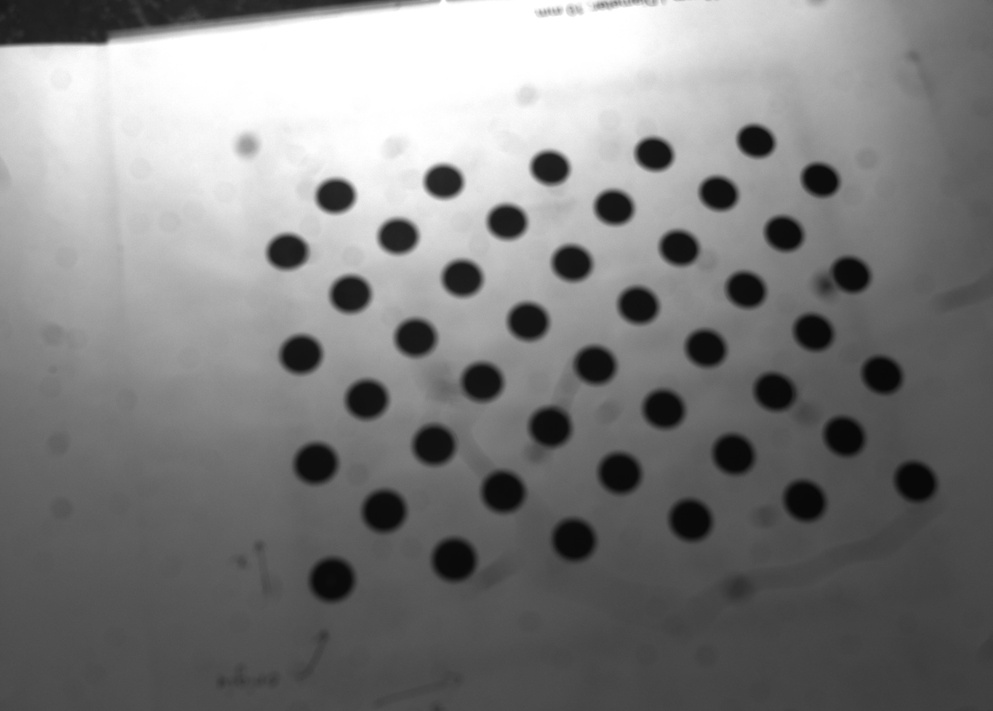
#> input picture VisionVer11/Mycamera/AsymmetricCircle/11.jpg, 993 x 711 px, shrunk from 3839 x 2748 before the run, found by its file name
$ python watershed.py
#> lines starting #> are read from the running program, lines starting #| are printed output that depends on the picture; after the words box and inside, x2 and y2 are one past the last pixel; in counts of white or black regions, pixels touching at a corner belong together
import cv2
import numpy as np

img = cv2.imread('D:\Code\Python_Code\WeldingRobot\Mycamera\Laser/11.jpg')
#> img is the input picture: shape (711, 993, 3); min 6, max 255, mean 127.2
gray = cv2.cvtColor(img, cv2.COLOR_BGR2GRAY)
cv2.imshow('image', gray)

ret, thresh = cv2.threshold(gray, 0, 255, cv2.THRESH_BINARY + cv2.THRESH_OTSU)
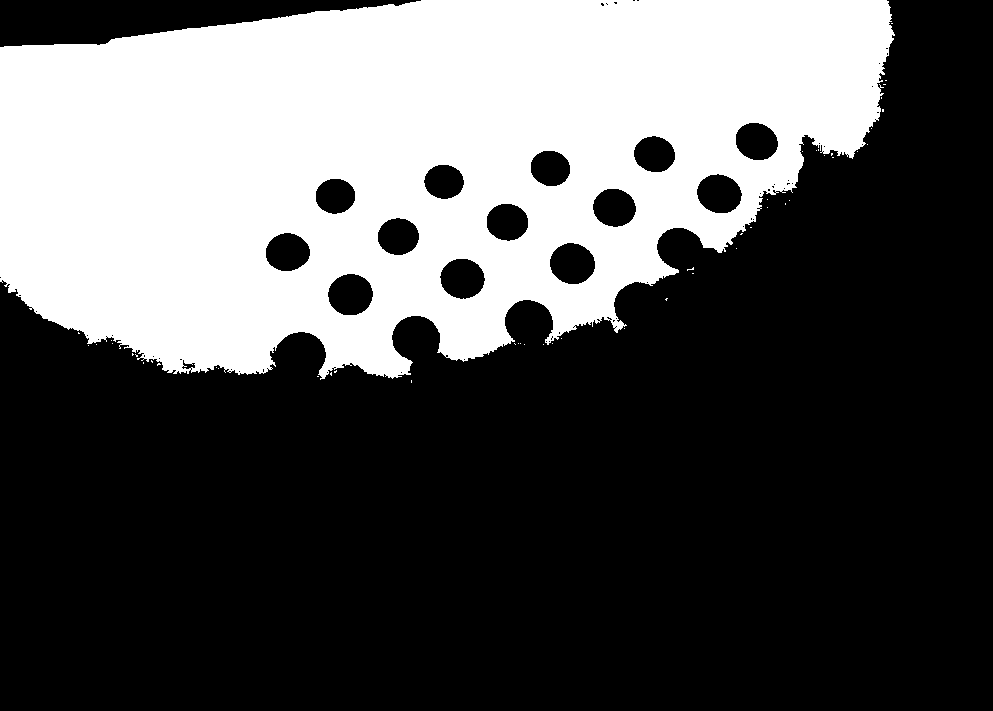
#> thresh: shape (711, 993); 34% white; 49 white regions (48 under 20 px), largest, box (x1, y1, x2, y2) and area: (0, 0, 895, 380) 240268
#> ret = 146

# noise removal
kernel = np.ones((3,3), np.uint8)
opening = cv2.morphologyEx(thresh, cv2.MORPH_OPEN, kernel, iterations = 1)
#> opening: shape (711, 993); 33.9% white; 2 white regions, box (x1, y1, x2, y2) and area: (0, 0, 894, 379) 239498, (612, 321, 624, 332) 86
# cv2.imshow('Open', opening)

# sure background area
sure_bg = cv2.dilate(opening, kernel, iterations = 1)
#> sure_bg: shape (711, 993); 34.6% white; 1 white region, box (x1, y1, x2, y2) and area: (0, 0, 895, 380) 244331
cv2.imshow('dilated', sure_bg)

# Finding sure foreground area
dist_transform = cv2.distanceTransform(opening, cv2.DIST_L2, 5)
ret, sure_fg = cv2.threshold(dist_transform,0.85*dist_transform.max(),255,0)
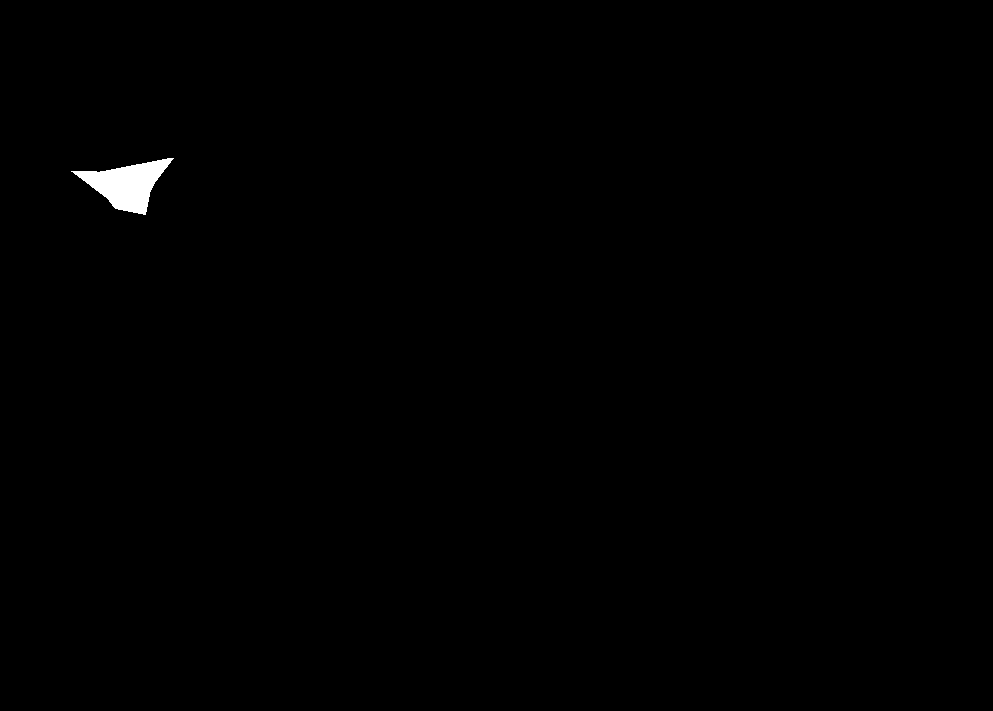
#> sure_fg: shape (711, 993) float32; 0.39% white; 1 white region, box (x1, y1, x2, y2) and area: (71, 158, 174, 215) 2725
#> ret = 127.1

# Finding unknown region
sure_fg = np.uint8(sure_fg)
unknown = np.subtract(sure_bg, sure_fg)
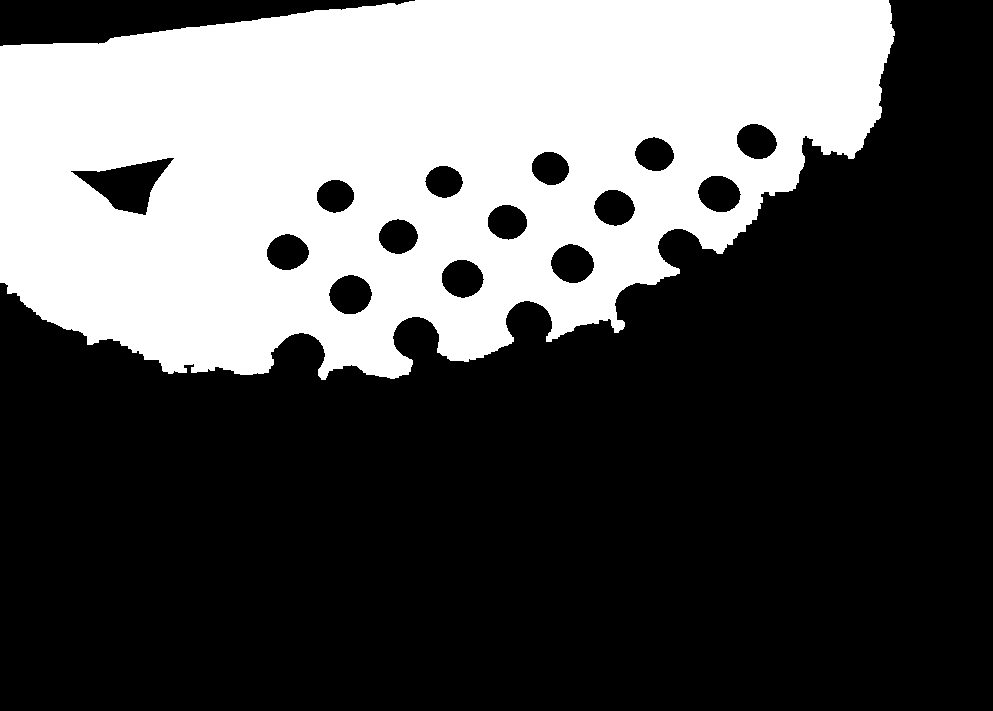
#> unknown: shape (711, 993); 34.2% white; 1 white region, box (x1, y1, x2, y2) and area: (0, 0, 895, 380) 241606

cv2.imshow('unknown', unknown)

# Marker labelling
ret, markers = cv2.connectedComponents(sure_fg)
#> ret = 2
# print(markers)

## Add one so that sure background is not 0, but 1
markers = markers + 1

## Making the unknown area as 0
markers[unknown == 255] = 0
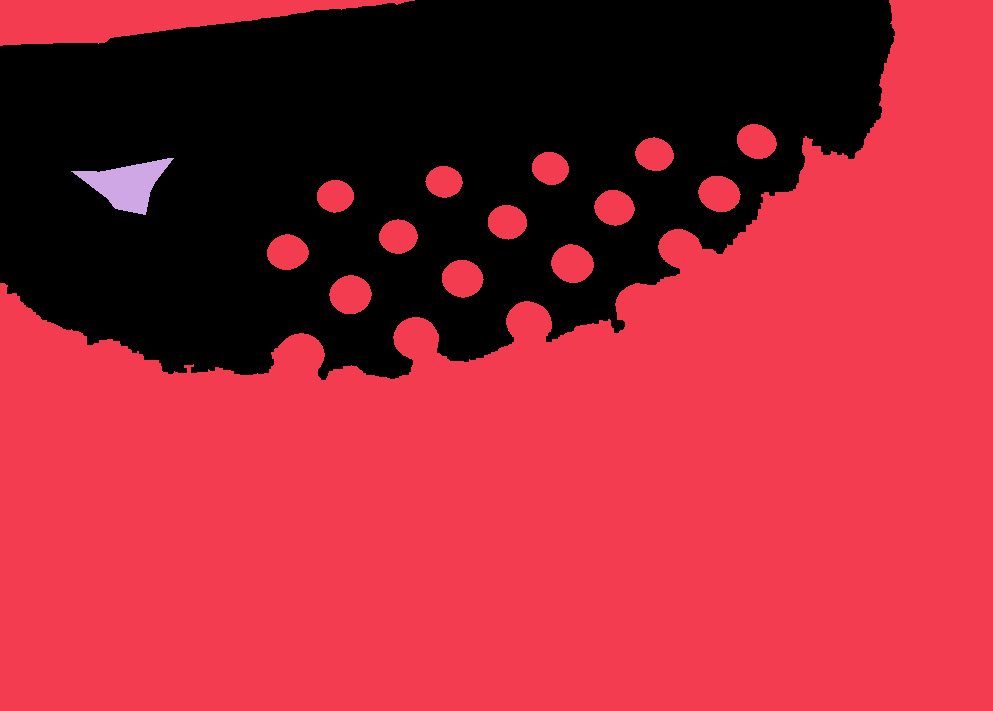
#> markers: shape (711, 993) int32; 3 distinct labels, from 0 to 2; one colour per label, 0 black
#cv2.imshow('markers2', markers)

markers = cv2.watershed(img, markers)
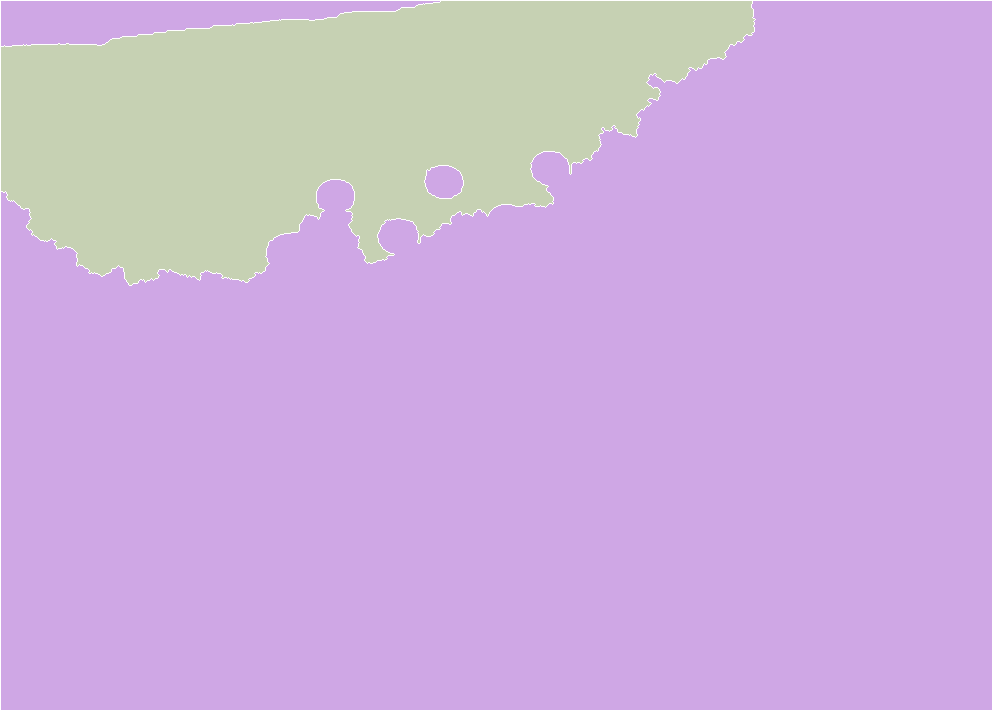
#> markers: shape (711, 993) int32; 3 distinct labels, from -1 to 2; one colour per label, 0 black, -1 white
## boundary region is marked with -1
img[markers == -1] = (255, 0, 0)
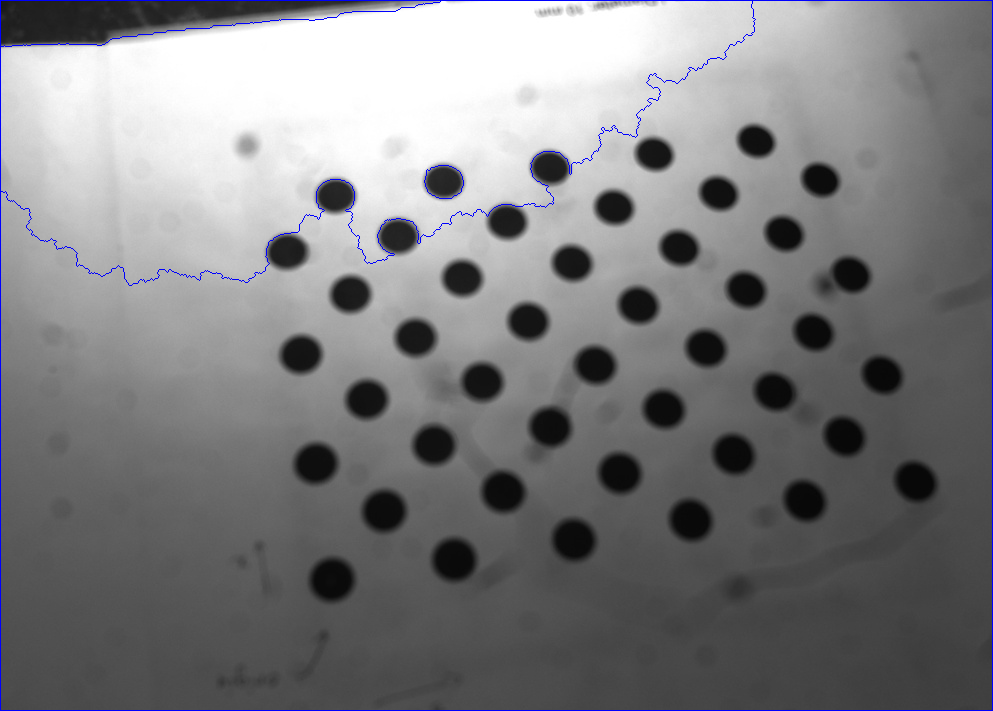
#> img: shape (711, 993, 3); 0.75% of pixels changed, all inside (x1, y1, x2, y2) = (0, 0, 993, 711)
cv2.imshow('watershed',img)
cv2.waitKey(0)

$ run again, with VisionVer11/Mycamera/AsymmetricCircle/10.jpg copied over VisionVer11/Mycamera/AsymmetricCircle/11.jpg
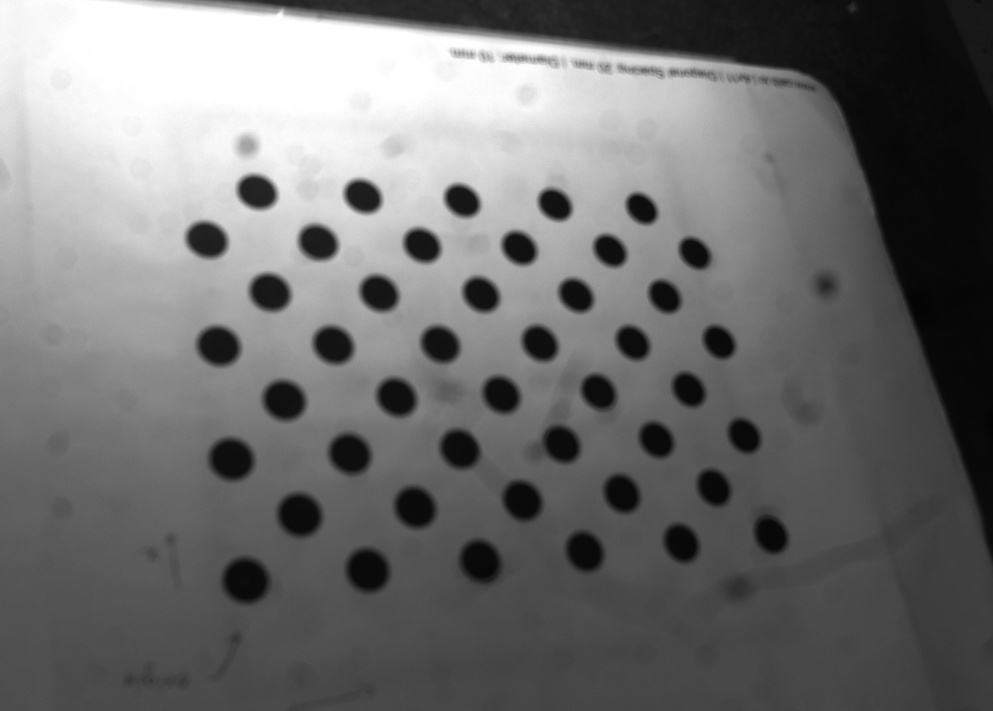
#> input picture VisionVer11/Mycamera/AsymmetricCircle/10.jpg, 993 x 711 px, shrunk from 3839 x 2748 before the run, found by its file name
#> img is the input picture: shape (711, 993, 3); min 2, max 255, mean 112.1
#> `ret, thresh = cv2.threshold(gray, 0, 255, cv2.THRESH_BINARY + cv2.THRE..`:
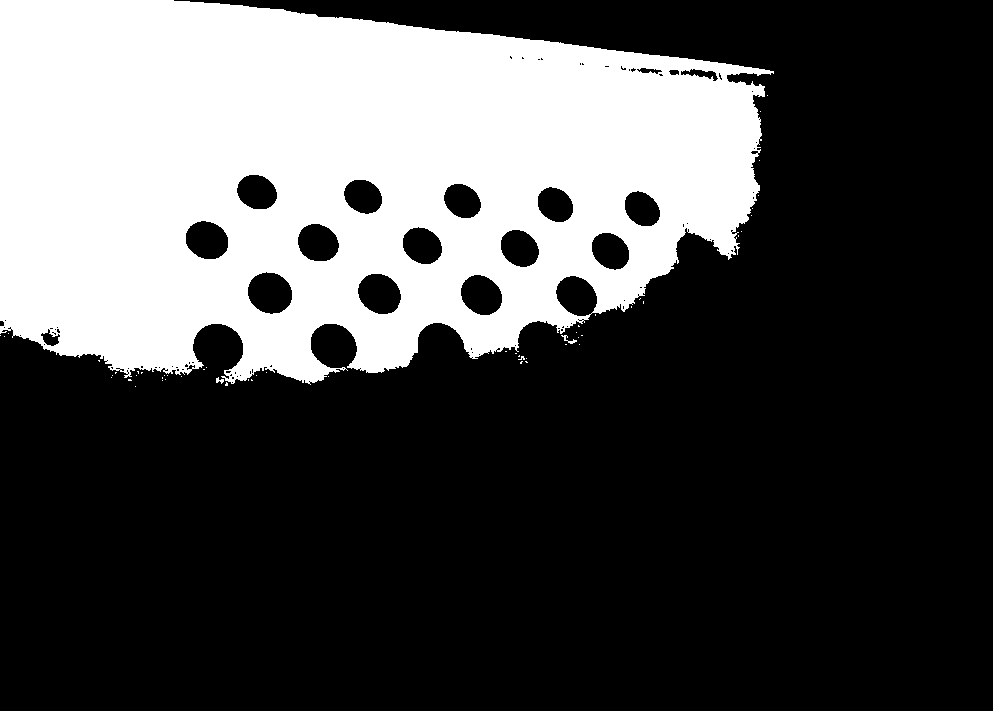
#> thresh: shape (711, 993); 30.6% white; 54 white regions (51 under 20 px), largest, box (x1, y1, x2, y2) and area: (0, 0, 774, 385) 216187, (561, 335, 577, 344) 45, (216, 377, 224, 384) 30
#> `ret, thresh = cv2.threshold(gray, 0, 255, cv2.THRESH_BINARY + cv2.THRE..`: ret = 137
#> opening: shape (711, 993); 30.5% white; 4 white regions (3 under 20 px), largest, box (x1, y1, x2, y2) and area: (0, 0, 771, 383) 215431
#> sure_bg: shape (711, 993); 31.2% white; 2 white regions, box (x1, y1, x2, y2) and area: (0, 0, 772, 384) 220575, (569, 340, 574, 345) 25
#> `ret, sure_fg = cv2.threshold(dist_transform,0.85*dist_transform.max(),..`: ret = 175.9
#> unknown: shape (711, 993); 30.9% white; 2 white regions, box (x1, y1, x2, y2) and area: (0, 0, 772, 384) 217839, (569, 340, 574, 345) 25
#> `ret, markers = cv2.connectedComponents(sure_fg)`: ret = 2
#> `img[markers == -1] = (255, 0, 0)`:
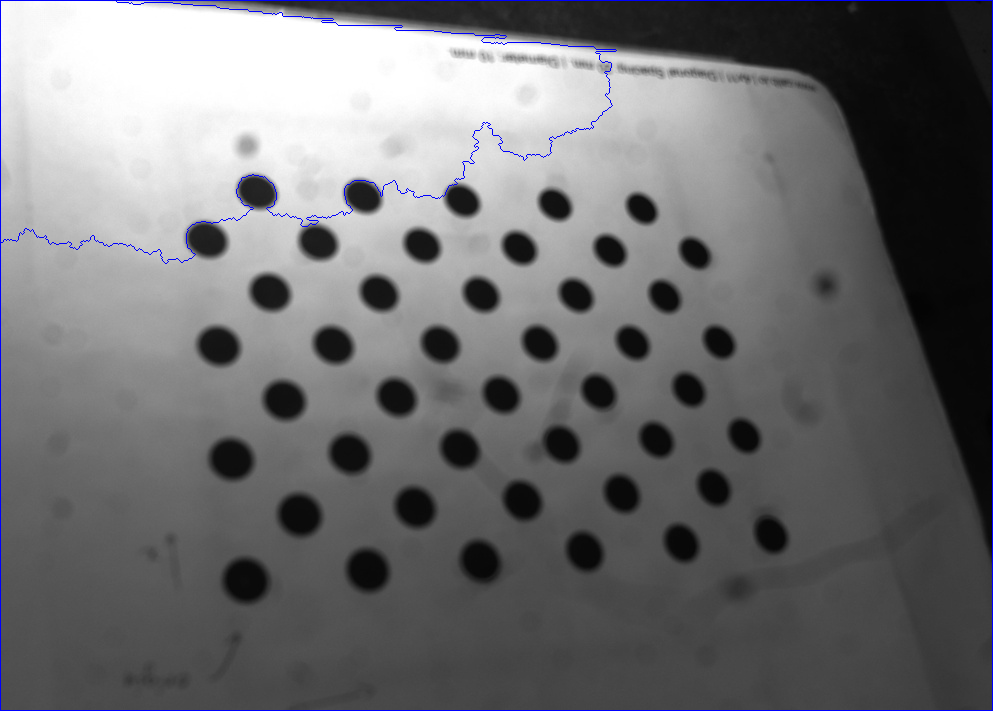
#> img: shape (711, 993, 3); 0.72% of pixels changed, all inside (x1, y1, x2, y2) = (0, 0, 993, 711)
